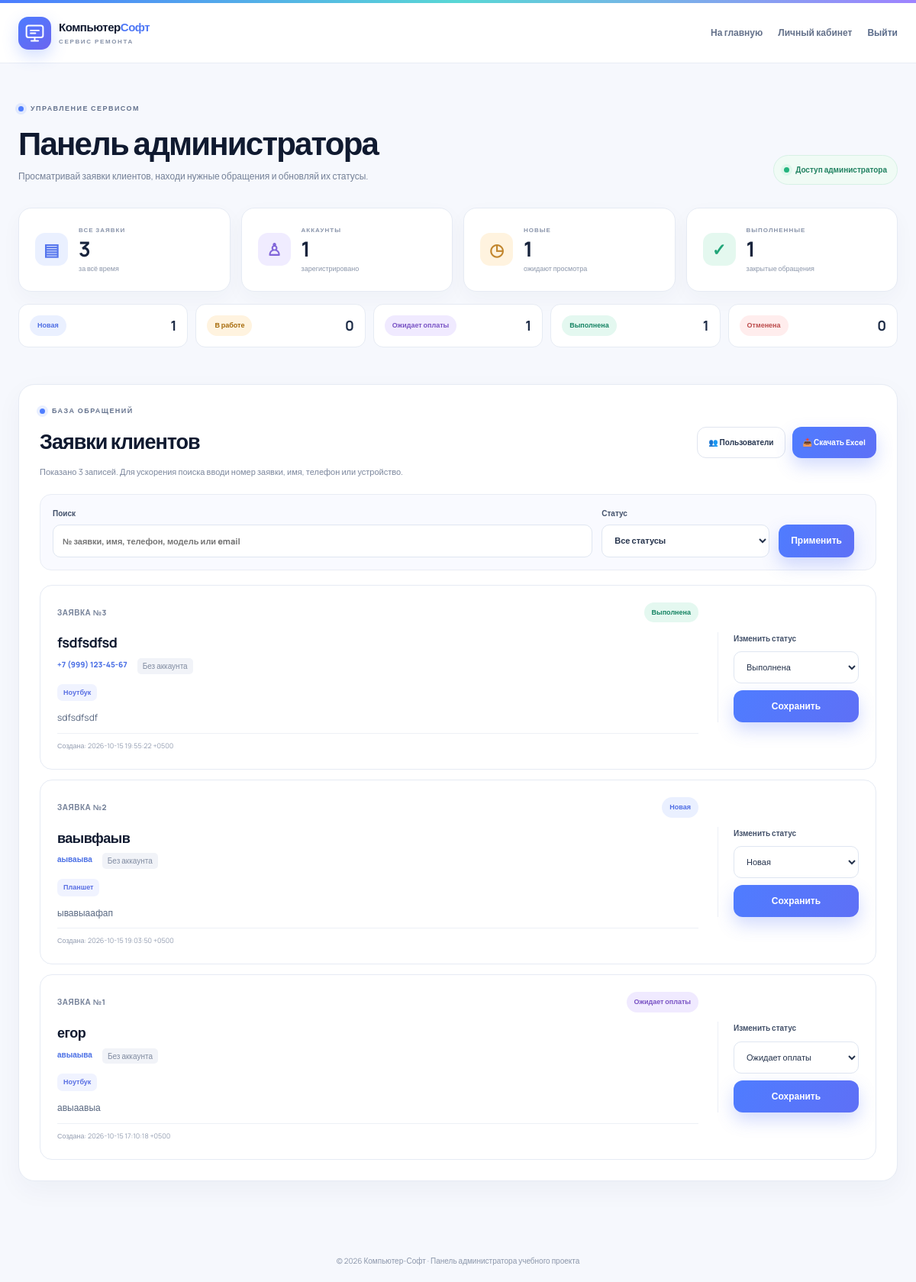
The page /admin (signed in) on the database its author committed.
### tables this page shows
CREATE TABLE service_requests (
                id INTEGER PRIMARY KEY AUTOINCREMENT,
                customer_name TEXT NOT NULL,
                phone TEXT NOT NULL,
                device_type TEXT NOT NULL,
                problem_description TEXT NOT NULL,
                status TEXT NOT NULL DEFAULT 'Новая',
                created_at TEXT NOT NULL
            , user_id INTEGER REFERENCES users(id) ON DELETE SET NULL);

### app.py (the view, shortened to what this page needs)
@app.get("/admin")
@admin_required
def admin_dashboard():
    search = (request.args.get("q") or "").strip()[:100]
    selected_status = (request.args.get("status") or "Все").strip()
    allowed_statuses = tuple(STATUS_NAMES.keys())
    if selected_status not in (*allowed_statuses, "Все"):
        selected_status = "Все"
    conditions = []
    params = []
    if selected_status != "Все":
        conditions.append("sr.status = ?")
        params.append(selected_status)
    sql = """
        SELECT sr.id, sr.customer_name, sr.phone, sr.device_type,
               sr.problem_description, sr.status, sr.created_at,
               sr.user_id, u.email AS account_email
        FROM service_requests AS sr
        LEFT JOIN users AS u ON u.id = sr.user_id
    """
    if conditions:
        sql += " WHERE " + " AND ".join(conditions)
    sql += " ORDER BY sr.id DESC LIMIT 200"
    with get_db_connection() as connection:
        requests_list = connection.execute(sql, params).fetchall()
        user_count = connection.execute("SELECT COUNT(*) FROM users").fetchone()[0]
        request_count = connection.execute("SELECT COUNT(*) FROM service_requests").fetchone()[0]
        status_rows = connection.execute(
            "SELECT status, COUNT(*) AS amount FROM service_requests GROUP BY status"
        ).fetchall()
    status_counts = {status: 0 for status in allowed_statuses}
    for row in status_rows:
        status_counts[row["status"]] = row["amount"]
    return render_template(
        "admin.html",
        requests_list=requests_list,
        search=search,
        selected_status=selected_status,
        statuses=allowed_statuses,
        status_counts=status_counts,
        user_count=user_count,
        request_count=request_count,
        visible_count=len(requests_list),
    )

### app.py (called while the page is built, shortened)
def get_db_connection() -> sqlite3.Connection:
    DATA_DIR.mkdir(parents=True, exist_ok=True)
    connection = sqlite3.connect(DB_PATH)
    connection.row_factory = sqlite3.Row
    connection.execute("PRAGMA foreign_keys = ON")
    return connection

def get_current_user():
    user_id = session.get("user_id")
    if not user_id:
        return None
    with get_db_connection() as connection:
        return connection.execute(
            "SELECT id, full_name, email, created_at, role FROM users WHERE id = ?",
            (user_id,),
        ).fetchone()

def generate_csrf_token() -> str:
    token = session.get("csrf_token")
    if not token:
        token = secrets.token_urlsafe(32)
        session["csrf_token"] = token
    return token

@app.before_request
def protect_post_requests():
    g.user = get_current_user()

@app.context_processor
def inject_template_helpers():
    return {
        "current_user": getattr(g, "user", None),
        "csrf_token": generate_csrf_token,
        "status_classes": STATUS_NAMES,
    }

def admin_required(view):
    @wraps(view)
    def wrapped_view(*args, **kwargs):
        user = getattr(g, "user", None)
        if user is None:
            flash("Войди в аккаунт администратора.", "error")
            return redirect(url_for("login"))
        if user["role"] != "admin":
            flash("У этой страницы доступ только для администратора.", "error")
            return redirect(url_for("account"))
        return view(*args, **kwargs)
    return wrapped_view

### templates/admin.html (shortened to what this page needs)
<!doctype html>
<html lang="ru">
<head>
  <link rel="stylesheet" href="{{ url_for('static', filename='css/style.css') }}">
</head>
<body class="admin-page">
  <header class="site-header auth-header">
    <div class="container nav-wrap">
      <a class="brand" href="{{ url_for('index') }}" aria-label="Компьютер-Софт — главная">
        <span class="brand-mark" aria-hidden="true"><svg viewBox="0 0 32 32" fill="none"><rect x="4" y="5" width="24" height="17" rx="3" stroke="currentColor" stroke-width="2.2"/><path d="M11 27h10M16 22v5M10 12h12M10 16h7" stroke="currentColor" stroke-width="2.2" stroke-linecap="round"/></svg></span>
        <span class="brand-text">Компьютер<span>Софт</span><small>СЕРВИС РЕМОНТА</small></span>
      </a>
      <div class="auth-header-links">
        <a href="{{ url_for('index') }}">На главную</a>
        <a href="{{ url_for('account') }}">Личный кабинет</a>
        <form action="{{ url_for('logout') }}" method="post"><input type="hidden" name="csrf_token" value="{{ csrf_token() }}"><button type="submit" class="text-button">Выйти</button></form>
      </div>
    </div>
  </header>
  <main class="container admin-main">
    <section class="admin-heading">
      <div>
        <div class="auth-eyebrow"><span class="eyebrow-dot"></span> УПРАВЛЕНИЕ СЕРВИСОМ</div>
        <h1>Панель администратора</h1>
        <p>Просматривай заявки клиентов, находи нужные обращения и обновляй их статусы.</p>
      </div>
      <div class="admin-access-label"><span class="admin-access-dot"></span> Доступ администратора</div>
    </section>
    <section class="admin-stats" aria-label="Общая статистика">
      <article class="admin-stat-card"><span class="admin-stat-icon stat-blue">▤</span><div><small>ВСЕ ЗАЯВКИ</small><strong>{{ request_count }}</strong><span>за всё время</span></div></article>
      <article class="admin-stat-card"><span class="admin-stat-icon stat-violet">♙</span><div><small>АККАУНТЫ</small><strong>{{ user_count }}</strong><span>зарегистрировано</span></div></article>
      <article class="admin-stat-card"><span class="admin-stat-icon stat-amber">◷</span><div><small>НОВЫЕ</small><strong>{{ status_counts.get('Новая', 0) }}</strong><span>ожидают просмотра</span></div></article>
      <article class="admin-stat-card"><span class="admin-stat-icon stat-green">✓</span><div><small>ВЫПОЛНЕННЫЕ</small><strong>{{ status_counts.get('Выполнена', 0) }}</strong><span>закрытые обращения</span></div></article>
    </section>
    <section class="admin-status-overview" aria-label="Заявки по статусам">
      {% for status in statuses %}
        <a class="admin-status-summary" href="{{ url_for('admin_dashboard', status=status, q=search) }}">
          <span class="status-pill {{ status_classes.get(status, 'status-new') }}">{{ status }}</span>
          <strong>{{ status_counts.get(status, 0) }}</strong>
        </a>
      {% endfor %}
    </section>
    <section class="admin-requests-section">
      <div class="admin-requests-head">
        <div><div class="auth-eyebrow"><span class="eyebrow-dot"></span> БАЗА ОБРАЩЕНИЙ</div><h2>Заявки клиентов</h2><p>Показано {{ visible_count }}{% if visible_count == 200 %}+{% endif %} записей. Для ускорения поиска вводи номер заявки, имя, телефон или устройство.</p></div>
        <div class="admin-action-links">
          <a class="button button-secondary" href="{{ url_for('admin_users') }}">👥 Пользователи</a>
          <a class="button button-primary" href="{{ url_for('admin_export_excel', status=selected_status, q=search) }}">📥 Скачать Excel</a>
        </div>
      </div>
      <form class="admin-filter-form" method="get" action="{{ url_for('admin_dashboard') }}">
        <label class="admin-search-field"><span>Поиск</span><input type="search" name="q" value="{{ search }}" maxlength="100" placeholder="№ заявки, имя, телефон, модель или email"></label>
        <label class="admin-status-field"><span>Статус</span><select name="status"><option value="Все" {% if selected_status == 'Все' %}selected{% endif %}>Все статусы</option></select></label>
        <button class="button button-primary admin-filter-button" type="submit">Применить</button>
      </form>
      {% if requests_list %}
        <div class="admin-request-list">
          {% for item in requests_list %}
            <article class="admin-request-card">
              <div class="admin-request-main">
                <div class="admin-request-top"><span class="order-number">ЗАЯВКА №{{ item['id'] }}</span><span class="status-pill {{ status_classes.get(item['status'], 'status-new') }}">{{ item['status'] }}</span></div>
                <h3>{{ item['customer_name'] }}</h3>
                <div class="admin-request-contact"><a href="tel:{{ item['phone'] }}">{{ item['phone'] }}</a>{% if item['account_email'] %}<span>{{ item['account_email'] }}</span>{% else %}<span class="guest-badge">Без аккаунта</span>{% endif %}</div>
                <div class="admin-device-label">{{ item['device_type'] }}</div>
                <p class="admin-problem">{{ item['problem_description'] }}</p>
                <div class="admin-request-date">Создана: {{ item['created_at'] }}</div>
              </div>
              <form class="admin-status-form" action="{{ url_for('admin_update_request_status', request_id=item['id']) }}" method="post">
                <label for="status-{{ item['id'] }}">Изменить статус</label>
                <select id="status-{{ item['id'] }}" name="status" required>{% for status in statuses %}<option value="{{ status }}" {% if item['status'] == status %}selected{% endif %}>{{ status }}</option>{% endfor %}</select>
                <button class="button button-primary admin-save-button" type="submit">Сохранить</button>
              </form>
            </article>
          {% endfor %}
        </div>
      {% else %}
        <div class="orders-empty admin-empty"><div class="empty-icon">⌕</div><h3>Заявки не найдены</h3><p>Попробуй изменить запрос или выбрать другой статус.</p><a class="button button-secondary" href="{{ url_for('admin_dashboard') }}">Показать все заявки</a></div>
      {% endif %}
    </section>
  </main>
  <footer class="auth-footer">© 2026 Компьютер-Софт · Панель администратора учебного проекта</footer>
</body>
</html>

### rows shown on the page
service_requests: status "Ожидает оплаты", get "1", id "1", customer_name "егор", phone "авыаыва", device_type "Ноутбук", problem_description "авыаавыа", created_at "2026-10-15 17:10:18 +0500"
service_requests: id "3", status "Выполнена", customer_name "fsdfsdfsd", phone "+7 (999) 123-45-67", device_type "Ноутбук", problem_description "sdfsdfsdf", created_at "2026-10-15 19:55:22 +0500"
service_requests: id "2", status "Новая", customer_name "ваывфаыв", phone "аываыва", device_type "Планшет", problem_description "ывавыаафап", created_at "2026-10-15 19:03:50 +0500"

### other values the page prints
{{ request_count }} "3"
{{ user_count }} "1"
{{ status_counts.get('Новая', 0) }} "1"
{{ status_counts.get('Выполнена', 0) }} "1"
{{ status }} "Новая" "В работе" "Выполнена" "Отменена"
{{ status_counts.get(status, 0) }} "1" "0" "1" "0"
{{ visible_count }} "3"
